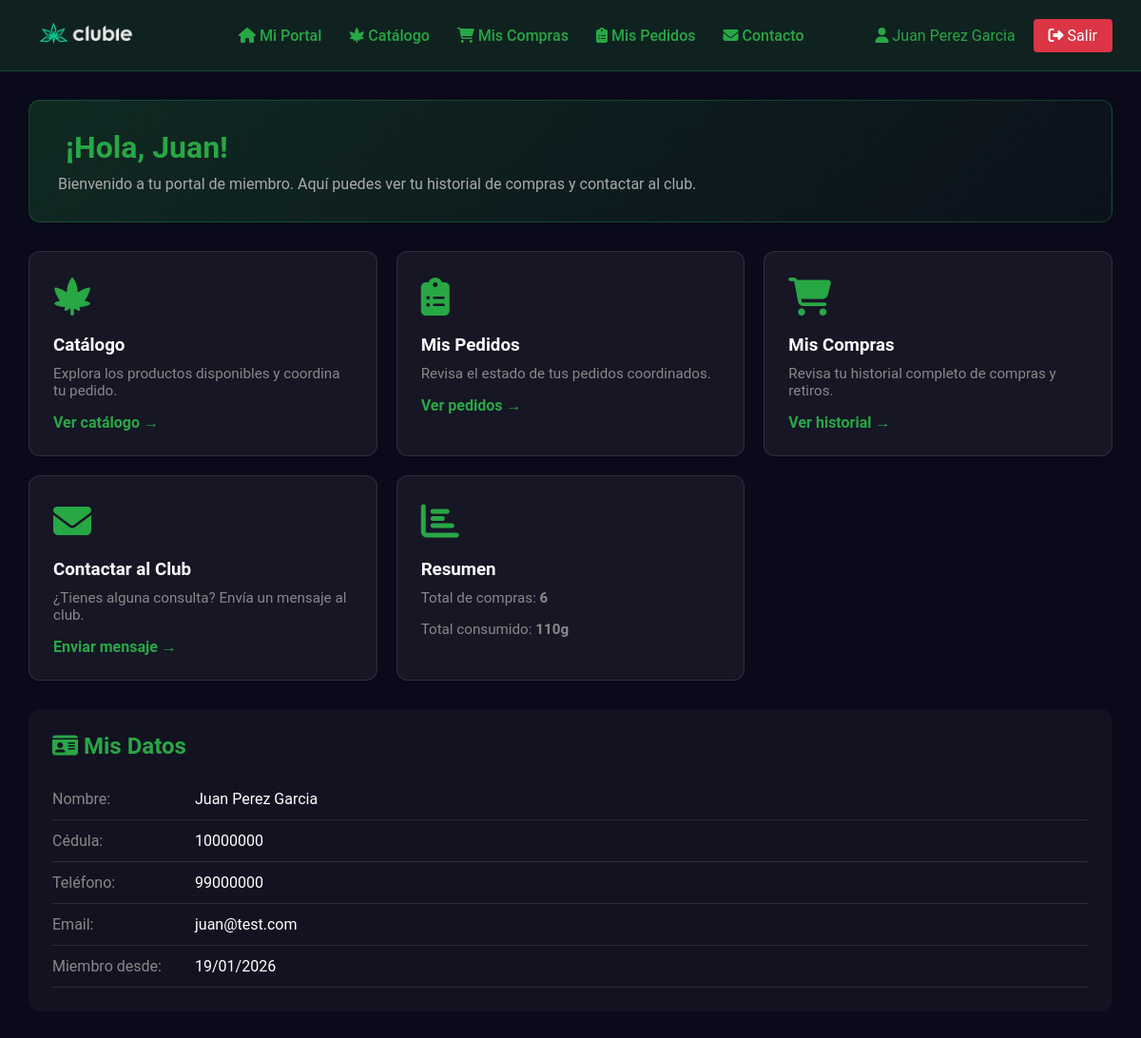
Page /portal-miembro (signed in) on the committed database.
### clases.py (models this page shows, shortened)
class User(db.Model):
    cedula = db.Column(db.Integer, unique=True, nullable=False, primary_key=True)
    name = db.Column(db.String(30), nullable=False)
    telefono = db.Column(db.Integer, nullable=False, unique=True)
    email = db.Column(db.String(30), nullable=False, unique=True)
    fecha_registro = db.Column(db.DateTime, default=datetime.now)
    ventas = db.relationship('Ventas', backref='usuario', lazy=True)

### app.py (the view)
@app.route('/portal-miembro')
@member_required
def portal_miembro():
    usuario = User.query.filter_by(cedula=current_user.cedula).first()
    compras = Ventas.query.filter_by(cedula=current_user.cedula).all()
    total_compras = len(compras)
    total_gramos = sum(c.cantidad for c in compras)
    return render_template('miembro/portal.html',
                           usuario=usuario,
                           total_compras=total_compras,
                           total_gramos=total_gramos)

### app.py (called while the page is built)
@login_manager.user_loader
def load_user(user_id):
    if isinstance(user_id, str) and user_id.startswith('member_'):
        member_id = int(user_id.replace('member_', ''))
        return Member.query.get(member_id)
    return Club.query.get(int(user_id))

def member_required(f):
    @wraps(f)
    @login_required
    def decorated_function(*args, **kwargs):
        if not isinstance(current_user, Member):
            flash('Acceso solo para miembros registrados.', 'error')
            return redirect(url_for('login_miembro'))
        return f(*args, **kwargs)
    return decorated_function

### templates/miembro/portal.html (shortened to what this page needs)
<!DOCTYPE html>
<html lang="es">
<head>
</head>
<body>
    <header>
        <div class="logo">
            <a href="{{ url_for('index') }}">
                <img src="{{ url_for('static', filename='media/editado.png') }}" alt="Clubie">
            </a>
        </div>
        <nav>
            <a href="{{ url_for('portal_miembro') }}"><i class="fas fa-home"></i> Mi Portal</a>
            <a href="{{ url_for('portal_catalogo') }}"><i class="fas fa-cannabis"></i> Catálogo</a>
            <a href="{{ url_for('portal_compras') }}"><i class="fas fa-shopping-cart"></i> Mis Compras</a>
            <a href="{{ url_for('portal_mis_pedidos') }}"><i class="fas fa-clipboard-list"></i> Mis Pedidos</a>
            <a href="{{ url_for('portal_contacto') }}"><i class="fas fa-envelope"></i> Contacto</a>
        </nav>
        <div>
            <span class="user-info">
                <a href="{{ url_for('portal_miembro') }}" style="color: #28a745; text-decoration: none;">
                    <i class="fas fa-user"></i> {{ usuario.name }}
                </a>
            </span>
            <a href="{{ url_for('logout_miembro') }}" class="logout-btn"><i class="fas fa-sign-out-alt"></i> Salir</a>
        </div>
    </header>
    <main>
        <div class="welcome-card">
            <h1> ¡Hola, {{ usuario.name.split()[0] }}!</h1>
            <p>Bienvenido a tu portal de miembro. Aquí puedes ver tu historial de compras y contactar al club.</p>
        </div>
        <div class="cards-grid">
            <div class="card">
                <div class="card-icon"><i class="fas fa-cannabis"></i></div>
                <h3>Catálogo</h3>
                <p>Explora los productos disponibles y coordina tu pedido.</p>
                <a href="{{ url_for('portal_catalogo') }}">Ver catálogo →</a>
            </div>
            <div class="card">
                <div class="card-icon"><i class="fas fa-clipboard-list"></i></div>
                <h3>Mis Pedidos</h3>
                <p>Revisa el estado de tus pedidos coordinados.</p>
                <a href="{{ url_for('portal_mis_pedidos') }}">Ver pedidos →</a>
            </div>
            <div class="card">
                <div class="card-icon"><i class="fas fa-shopping-cart"></i></div>
                <h3>Mis Compras</h3>
                <p>Revisa tu historial completo de compras y retiros.</p>
                <a href="{{ url_for('portal_compras') }}">Ver historial →</a>
            </div>
            <div class="card">
                <div class="card-icon"><i class="fas fa-envelope"></i></div>
                <h3>Contactar al Club</h3>
                <p>¿Tienes alguna consulta? Envía un mensaje al club.</p>
                <a href="{{ url_for('portal_contacto') }}">Enviar mensaje →</a>
            </div>
            <div class="card">
                <div class="card-icon"><i class="fas fa-chart-bar"></i></div>
                <h3>Resumen</h3>
                <p>Total de compras: <strong>{{ total_compras }}</strong></p>
                <p>Total consumido: <strong>{{ total_gramos }}g</strong></p>
            </div>
        </div>
        <div class="info-table">
            <h2><i class="fas fa-id-card"></i> Mis Datos</h2>
            <div class="info-row">
                <span class="label">Nombre:</span>
                <span class="value">{{ usuario.name }}</span>
            </div>
            <div class="info-row">
                <span class="label">Cédula:</span>
                <span class="value">{{ usuario.cedula }}</span>
            </div>
            <div class="info-row">
                <span class="label">Teléfono:</span>
                <span class="value">{{ usuario.telefono }}</span>
            </div>
            <div class="info-row">
                <span class="label">Email:</span>
                <span class="value">{{ usuario.email }}</span>
            </div>
            <div class="info-row">
                <span class="label">Miembro desde:</span>
                <span class="value">{{ usuario.fecha_registro.strftime('%d/%m/%Y') if usuario.fecha_registro else 'N/A'
                    }}</span>
            </div>
        </div>
    </main>
</body>
</html>

### templates/miembro/portal.html (style rules this page uses)
* { margin: 0; padding: 0; box-sizing: border-box; font-family: "Roboto", sans-serif; }
body { background-color: #0a0a1a; min-height: 100vh; color: #fff; }
header { background: rgba(40, 167, 69, 0.15); border-bottom: 1px solid rgba(40, 167, 69, 0.3); padding: 15px 30px; display: flex; justify-content: space-between; align-items: center; }
header .logo img { height: 40px; }
header nav a { color: #28a745; text-decoration: none; margin-left: 25px; font-weight: 500; }
header .user-info { color: #28a745; }
header .logout-btn { background: #dc3545; color: white; padding: 8px 16px; border-radius: 4px; text-decoration: none; margin-left: 15px; }
main { padding: 30px; max-width: 1200px; margin: 0 auto; }
.welcome-card { background: linear-gradient(135deg, rgba(40, 167, 69, 0.2), rgba(40, 167, 69, 0.05)); border: 1px solid rgba(40, 167, 69, 0.3); border-radius: 12px; padding: 30px; margin-bottom: 30px; }
.welcome-card h1 { color: #28a745; margin-bottom: 10px; }
.welcome-card p { color: #aaa; }
.cards-grid { display: grid; grid-template-columns: repeat(auto-fit, minmax(280px, 1fr)); gap: 20px; }
.card { background: rgba(255, 255, 255, 0.05); border-radius: 12px; padding: 25px; border: 1px solid rgba(255, 255, 255, 0.1); transition: transform 0.3s, border-color 0.3s; }
.card-icon { font-size: 2.5em; color: #28a745; margin-bottom: 15px; }
.card h3 { margin-bottom: 10px; }
.card p { color: #888; font-size: 0.95em; margin-bottom: 15px; }
.card a { color: #28a745; text-decoration: none; font-weight: 600; }
.info-table { background: rgba(255, 255, 255, 0.03); border-radius: 12px; padding: 25px; margin-top: 30px; }
.info-table h2 { color: #28a745; margin-bottom: 20px; }
.info-row { display: flex; padding: 12px 0; border-bottom: 1px solid rgba(255, 255, 255, 0.1); }
.info-row .label { color: #888; width: 150px; }
.info-row .value { color: #fff; }

### rows in the picture
User: name "Juan Perez Garcia", name "Juan", cedula "10000000", telefono "99000000", email "juan@test.com", fecha_registro "19/01/2026"

### other values in the picture
{{ total_compras }} "6"
{{ total_gramos }} "110"
